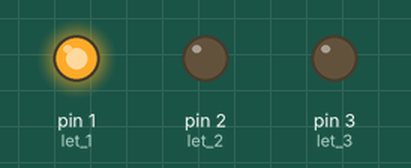
This sketch was run on a simulated Arduino Uno, built with avr-gcc and run on an emulated ATmega328P. Shown: output pins drawn as LEDs (lit = HIGH).

Above: at 1.0 s.
At 3.0 s:
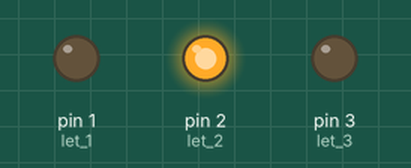
At 5.0 s:
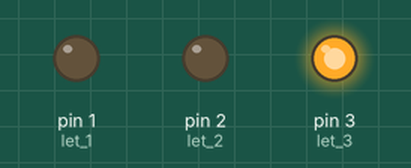
Timing chart, 0 to 7.8 s (numbered marks = the images above):
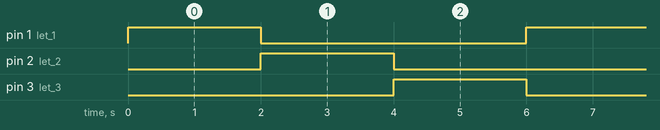

The sketch:

arduino.ino
```cpp
# define let_1 1
# define let_2 2
# define let_3 3

void setup() {
  // put your setup code here, to run once:
  pinMode(let_1, OUTPUT);
  pinMode(let_2, OUTPUT);
  pinMode(let_3, OUTPUT);
  digitalWrite(let_1, LOW);
  digitalWrite(let_2, LOW);
  digitalWrite(let_3, LOW);
}

void alterar(bool b1, bool b2, bool b3, int tmp) {
  digitalWrite(let_1, b1);
  digitalWrite(let_2, b2);
  digitalWrite(let_3, b3);
  delay(tmp);
}

void loop() {
  alterar(true, false, false, 2000);
  alterar(false, true, false, 2000);
  alterar(false, false, true, 2000);
}
```

Measured:
- by itself, pin 1 (let_1), pin 2 (let_2), pin 3 (let_3): alternates HIGH for 2.0 s and LOW for 4.0 s
- by itself, everything shown: repeats every 6.0 s, in 3 steps
